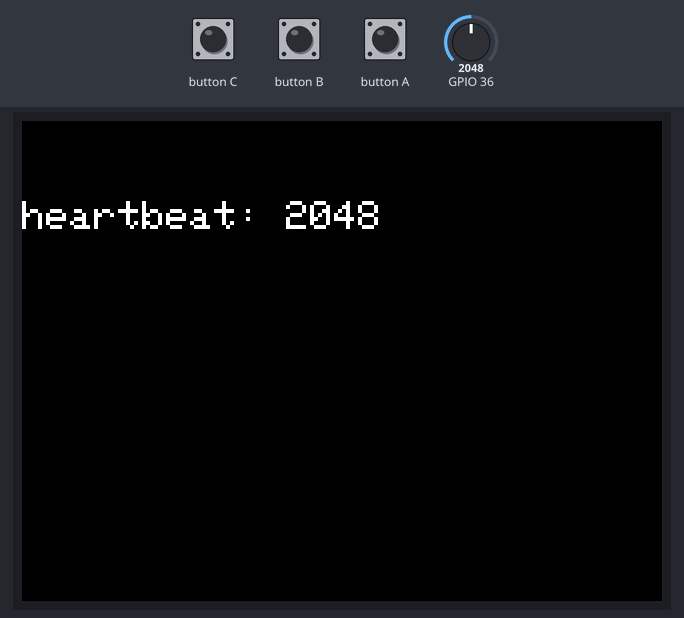
A program run on a simulated ESP32. Parts: 320×240 colour display. The inputs (shaded band) are chosen by the test bench; at power-on: GPIO 36 = 2048. What the program prints to the serial monitor is not drawn.

Above: at 1.4 s.
1.5 s: GPIO 36 set to 2866
At 2.4 s:
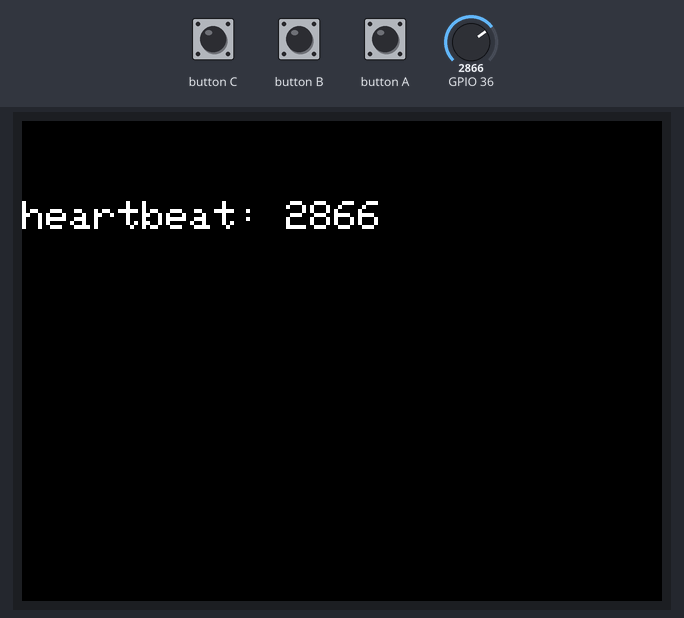
3.0 s: GPIO 36 set to 3603
At 3.7 s:
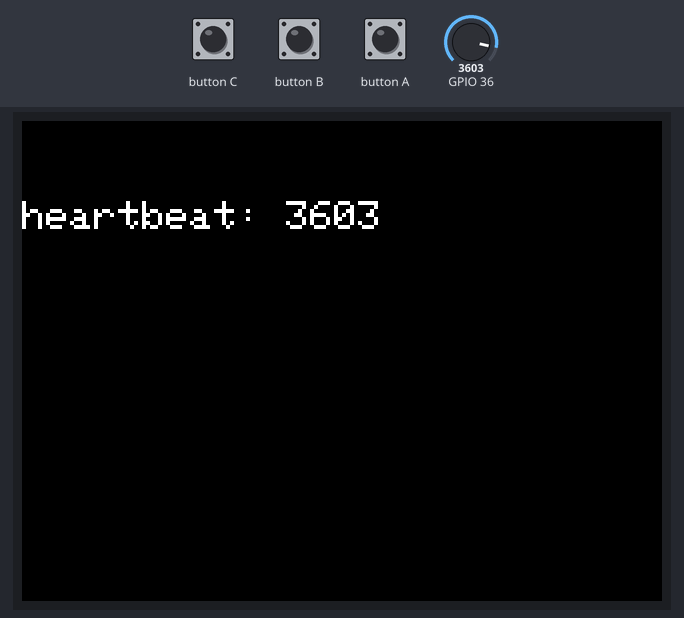
4.5 s: GPIO 36 set to 4095
At 5.7 s:
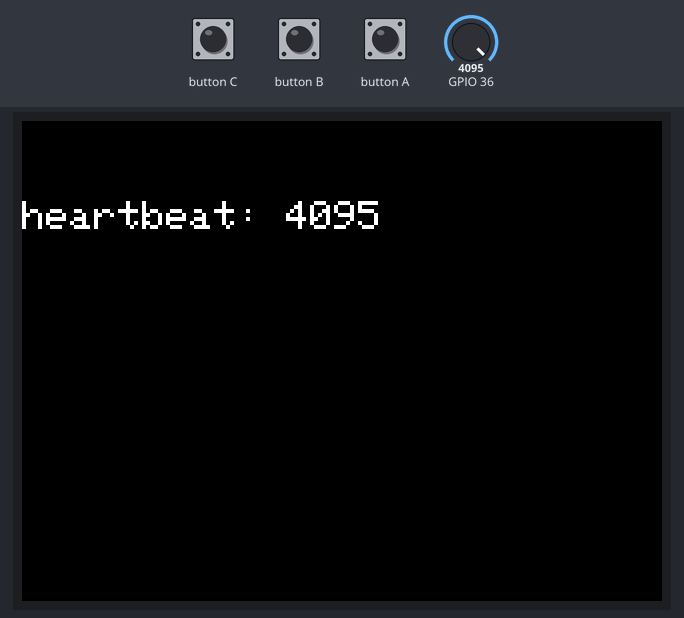
Timing chart, 0 to 7.5 s (numbered marks = the images above; inputs shaded):
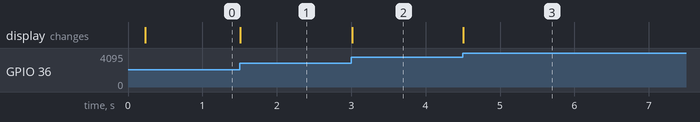

Measured:
- after the input at 1.5 s, the display: changes at once (image 1)
- after the input at 3.0 s, the display: changes at once (image 2)
- after the input at 4.5 s, the display: changes at once (image 3)

The program:

main.cpp
```cpp
//using heartbeat sensor with M5Stack Basic/Core2
//https://www.switch-science.com/products/1135

#include <M5Unified.h>

void setup() {
  auto cfg = M5.config();      // M5Unifiedが機種差を吸収
  M5.begin(cfg);
  Serial.begin(115200); //シリアルモニタ用

  M5.Display.setTextSize(2);
  M5.Display.setTextColor(TFT_WHITE, TFT_BLACK);
  M5.Display.clear();

}

void loop() {
  M5.update();
  int heartbeat = analogRead(36);//GPIO36(ADC1_CH0)を使用

  //画面に表示
  String msg = "heartbeat: " + String(heartbeat);
  M5.Display.drawString(msg, 0, 40);

  //シリアルモニタに表示(VSCodeの場合"Teleplot"で確認可能)
  Serial.printf(">heartbeat:%d\n", heartbeat); //グラフ確認
  // Serial.printf("heartbeat:%d\n", heartbeat); //数値確認のみ

  delay(10);

}
```
